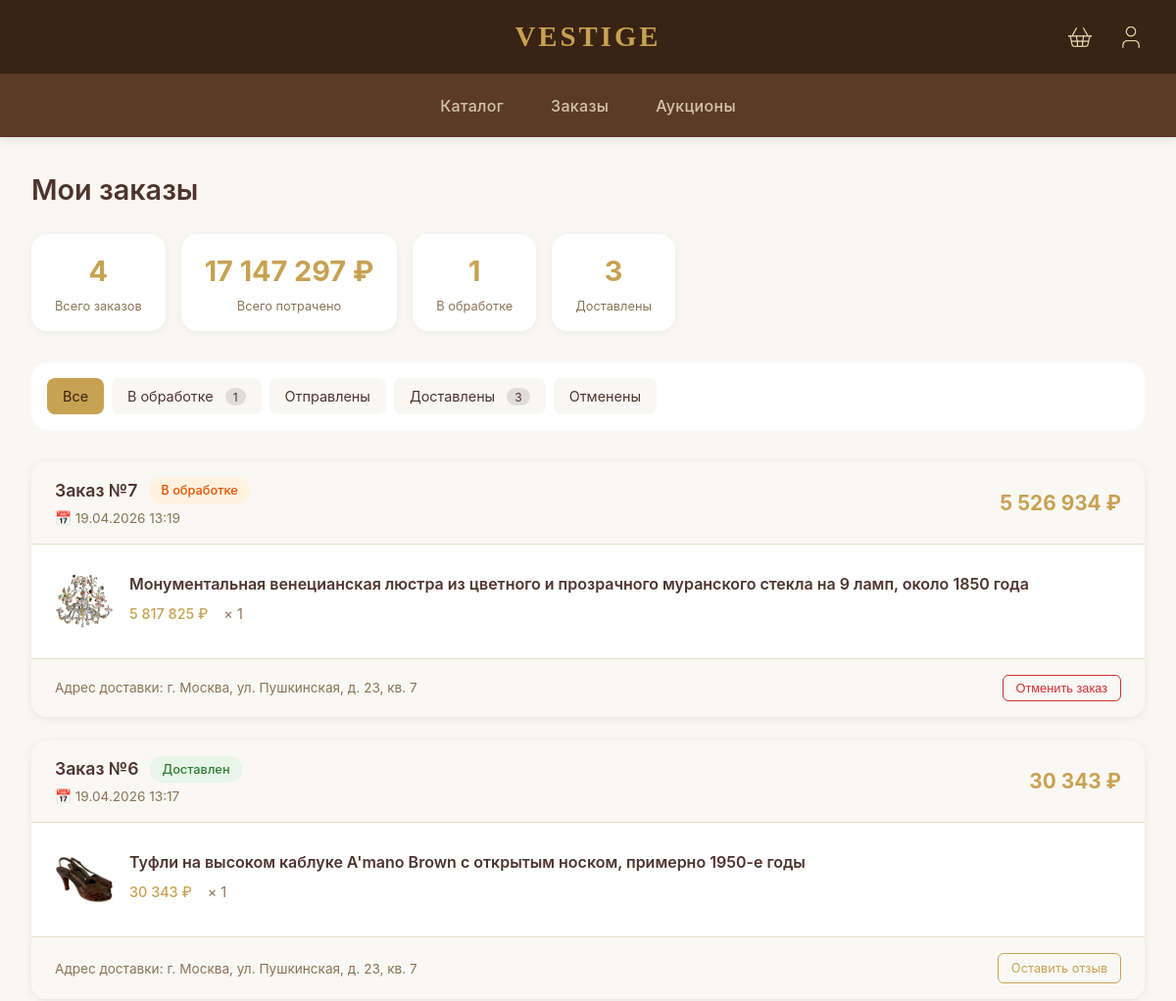
Page /orders/ (signed in, upper part) on the earlier database version.
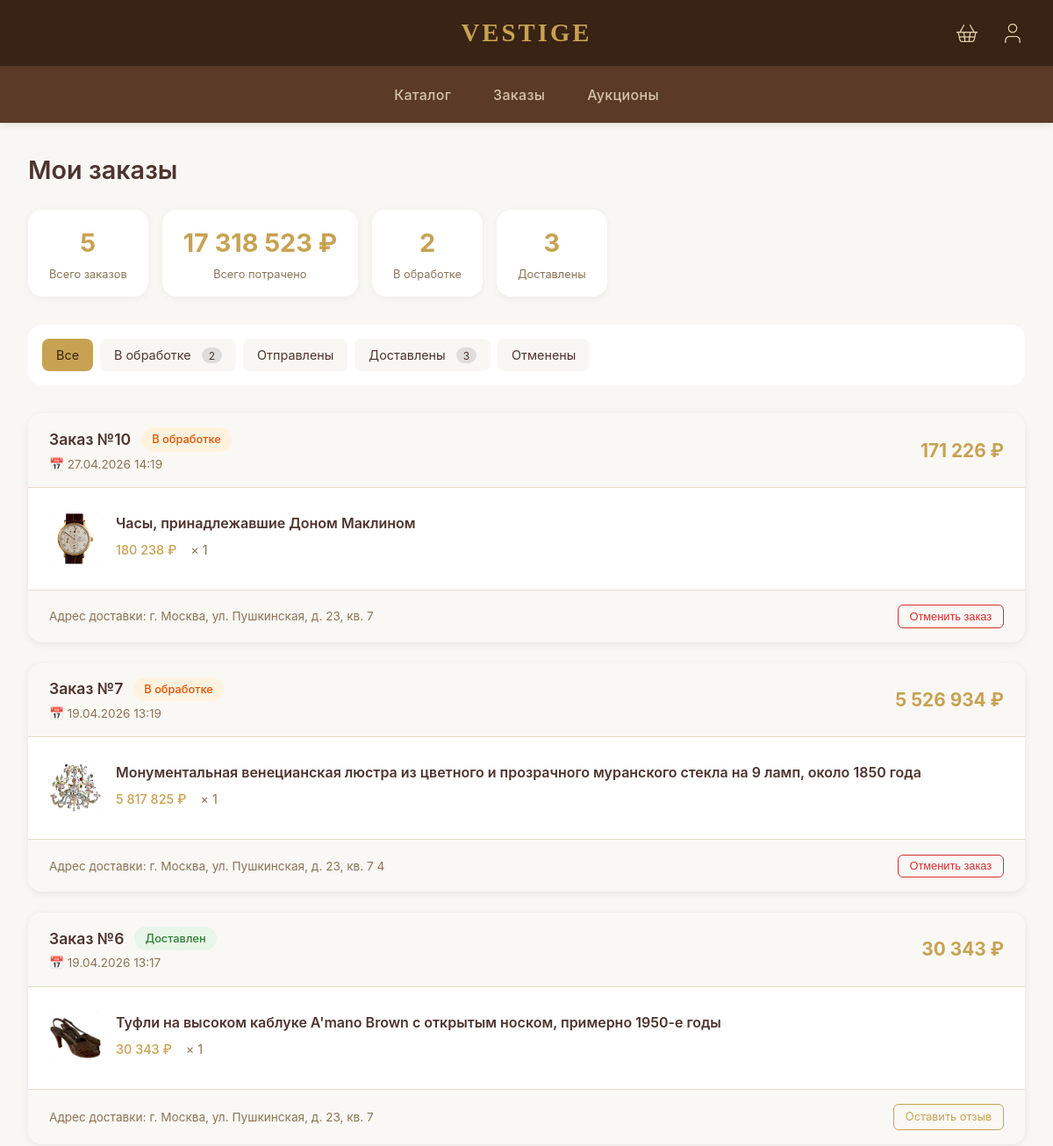
Same page on the later database version.
### core/models.py (models this page shows, shortened)
class Order(models.Model):
    class StatusChoices(models.TextChoices):
        PROCESSING = 'processing', 'В обработке'
        SHIPPED = 'shipped', 'Отправлен'
        DELIVERED = 'delivered', 'Доставлен'
        CANCELLED = 'cancelled', 'Отменён'
    user = models.ForeignKey(
        User,
        on_delete=models.CASCADE,
        related_name='orders',
        verbose_name='Пользователь'
    )
    status = models.CharField(
        max_length=20,
        choices=StatusChoices.choices,
        default=StatusChoices.PROCESSING,
        verbose_name='Статус'
    )
    total_price = models.DecimalField(max_digits=10, decimal_places=2, verbose_name='Общая стоимость')
    delivery_address = models.TextField(verbose_name='Адрес доставки')
    payment_method = models.CharField(max_length=20, verbose_name='Способ оплаты')
    created_at = models.DateTimeField(auto_now_add=True, verbose_name='Дата создания')
    updated_at = models.DateTimeField(auto_now=True, verbose_name='Дата обновления')
    items_m2m = models.ManyToManyField(
        'AntiqueItem',
        through='OrderItem',
        through_fields=('order', 'antique_item'),
        related_name='orders_m2m'
    )
    history = HistoricalRecords(verbose_name='История заказа')
    class Meta:
        verbose_name = 'Заказ'
        verbose_name_plural = 'Заказы'
        ordering = ['-created_at']

class OrderItem(models.Model):
    order = models.ForeignKey(
        Order,
        on_delete=models.CASCADE,
        related_name='items',
        verbose_name='Заказ'
    )
    antique_item = models.ForeignKey(
        AntiqueItem,
        on_delete=models.CASCADE,
        verbose_name='Антикварный предмет'
    )
    quantity = models.PositiveIntegerField(verbose_name='Количество')
    price_at_time = models.DecimalField(max_digits=10, decimal_places=2, verbose_name='Цена на момент заказа')
    class Meta:
        verbose_name = 'Элемент заказа'
        verbose_name_plural = 'Элементы заказа'

class AntiqueItem(models.Model):
    class ConditionChoices(models.TextChoices):
        EXCELLENT = 'excellent', 'Отличное'
        GOOD = 'good', 'Хорошее'
        RESTORED = 'restored', 'С реставрацией'
    name = models.TextField(verbose_name='Название')
    description = models.TextField(verbose_name='Описание')
    price = models.DecimalField(max_digits=10, decimal_places=2, verbose_name='Цена')
    category = models.ForeignKey(
        Category,
        on_delete=models.CASCADE,
        related_name='items',
        verbose_name='Категория'
    )
    additional_categories = models.ManyToManyField(
        Category,
        blank=True,
        related_name='additional_items',
        verbose_name='Дополнительные категории'
    )
    era = models.CharField(max_length=100, blank=True, verbose_name='Эпоха')
    condition = models.CharField(
        max_length=20,
        choices=ConditionChoices.choices,
        default=ConditionChoices.GOOD,
        verbose_name='Состояние'
    )
    stock = models.PositiveIntegerField(default=0, verbose_name='Остаток')
    image = models.ImageField(upload_to='items/', blank=True, null=True, verbose_name='Изображение')
    certificate_pdf = models.FileField(
        upload_to='certificates/',
        blank=True,
        null=True,
        verbose_name='Сертификат (PDF)'
    )
    video_review_url = models.URLField(blank=True, null=True, verbose_name='Ссылка на видеообзор')
    created_at = models.DateTimeField(auto_now_add=True, verbose_name='Дата создания')
    updated_at = models.DateTimeField(auto_now=True, verbose_name='Дата обновления')
    objects = models.Manager()
    available = AvailableItemManager()
    history = HistoricalRecords(verbose_name='История изменений')
    class Meta:
        verbose_name = 'Антикварный предмет'
        verbose_name_plural = 'Антикварные предметы'
        ordering = ['-created_at']

### core/views.py (the view)
# urls.py: path('orders/', views.user_orders_view, name='user_orders'),
def user_orders_view(request):
    user_id = request.session.get('user_id')
    if not user_id:
        return redirect('core:login')
    orders = Order.objects.filter(
        user_id=user_id
    ).select_related('user').prefetch_related(
        'items__antique_item'
    ).order_by('-created_at')
    total_orders = orders.count()
    total_spent = orders.aggregate(total=Sum('total_price'))['total'] or 0
    processing_count = orders.filter(status='processing').count()
    shipped_count = orders.filter(status='shipped').count()
    delivered_count = orders.filter(status='delivered').count()
    cancelled_count = orders.filter(status='cancelled').count()
    status_filter = request.GET.get('status', '')
    if status_filter and status_filter in ['processing', 'shipped', 'delivered', 'cancelled']:
        orders = orders.filter(status=status_filter)
    paginator = Paginator(orders, 10)
    page = request.GET.get('page', 1)
    try:
        page_orders = paginator.page(page)
    except PageNotAnInteger:
        page_orders = paginator.page(1)
    except EmptyPage:
        page_orders = paginator.page(paginator.num_pages)
    context = {
        'orders': page_orders,
        'total_orders': total_orders,
        'total_spent': total_spent,
        'processing_count': processing_count,
        'shipped_count': shipped_count,
        'delivered_count': delivered_count,
        'cancelled_count': cancelled_count,
        'current_status': status_filter,
        'is_authenticated': True,
    }
    return render(request, 'core/user_orders.html', context)

### core/context_processors.py (called while the page is built)
def user_context(request):
    return {
        'session_user': {
            'id': request.session.get('user_id'),
            'email': request.session.get('user_email'),
            'name': request.session.get('user_name'),
            'is_authenticated': request.session.get('user_id') is not None,
        }
    }

### core/templatetags/custom_tags.py (called while the page is built)
@register.filter
def currency(value):
    if value is None:
        return "0 ₽"
    try:
        return f"{float(value):,.0f} ₽".replace(",", " ")
    except (ValueError, TypeError):
        return f"{value} ₽"

@register.filter
def multiply(value, arg):
    try:
        return float(value) * float(arg)
    except (ValueError, TypeError):
        return 0

### core/templates/core/user_orders.html (shortened to what this page needs)
{% extends 'core/base.html' %}
{% load custom_tags %}
{% block content %}
<div class="container">
    <div class="orders-header">
        <h1 class="section-title">Мои заказы</h1>
        <div class="orders-stats">
            <div class="stat-card">
                <div class="stat-value">{{ total_orders }}</div>
                <div class="stat-label">Всего заказов</div>
            </div>
            <div class="stat-card">
                <div class="stat-value">{{ total_spent|currency }}</div>
                <div class="stat-label">Всего потрачено</div>
            </div>
            {% if processing_count > 0 %}
            <div class="stat-card stat-processing">
                <div class="stat-value">{{ processing_count }}</div>
                <div class="stat-label">В обработке</div>
            </div>
            {% endif %}
            {% if delivered_count > 0 %}
            <div class="stat-card stat-delivered">
                <div class="stat-value">{{ delivered_count }}</div>
                <div class="stat-label">Доставлены</div>
            </div>
            {% endif %}
        </div>
    </div>
    <div class="orders-filters">
        <div class="filter-buttons">
            <a href="{% url 'core:user_orders' %}"
               class="filter-btn {% if not current_status %}active{% endif %}">
                Все
            </a>
            <a href="?status=processing"
               class="filter-btn {% if current_status == 'processing' %}active{% endif %}">
                В обработке
                {% if processing_count > 0 %}
                <span class="badge">{{ processing_count }}</span>
                {% endif %}
            </a>
            <a href="?status=shipped"
               class="filter-btn {% if current_status == 'shipped' %}active{% endif %}">
                Отправлены
            </a>
            <a href="?status=delivered"
               class="filter-btn {% if current_status == 'delivered' %}active{% endif %}">
                Доставлены
                {% if delivered_count > 0 %}
                <span class="badge">{{ delivered_count }}</span>
                {% endif %}
            </a>
            <a href="?status=cancelled"
               class="filter-btn {% if current_status == 'cancelled' %}active{% endif %}">
                Отменены
            </a>
        </div>
    </div>
    {% if orders %}
        <div class="orders-list">
            {% for order in orders %}
            <div class="order-card" data-order-id="{{ order.id }}">
                <div class="order-header">
                    <div class="order-info">
                        <div class="order-number">
                            Заказ №{{ order.id }}
                            <span class="order-status order-status-{{ order.status }}">
                                {{ order.get_status_display }}
                            </span>
                        </div>
                        <div class="order-date">
                            📅 {{ order.created_at|date:"d.m.Y H:i" }}
                        </div>
                    </div>
                    <div class="order-total">
                        {{ order.total_price|currency }}
                    </div>
                </div>
                <div class="order-items">
                    {% for item in order.items.all %}
                    <div class="order-item">
                        <div class="order-item-image">
                            {% if item.antique_item.image %}
                                <img src="{{ item.antique_item.image.url }}" alt="{{ item.antique_item.name }}">
                            {% else %}
                                <div class="no-image">📷</div>
                            {% endif %}
                        </div>
                        <div class="order-item-details">
                            <a href="{% url 'core:item_detail' item.antique_item.id %}" class="order-item-title">
                                {{ item.antique_item.name }}
                            </a>
                            <div class="order-item-meta">
                                <span class="item-price">{{ item.price_at_time|currency }}</span>
                                <span class="item-quantity">× {{ item.quantity }}</span>
                            </div>
                        </div>
                    </div>
                    {% endfor %}
                </div>
                <div class="order-footer">
                    <div class="delivery-address">
                        Адрес доставки: {{ order.delivery_address }}
                    </div>
                    <div class="order-actions">
                        {% if order.status == 'processing' %}
                            <form method="post" action="{% url 'core:cancel_order' order.id %}"
                                  class="cancel-form" style="display: inline;">
                                <button type="submit" class="btn-outline-small cancel-btn"
                                        onclick="return confirm('Вы уверены, что хотите отменить заказ №{{ order.id }}?')">
                                    Отменить заказ
                                </button>
                            </form>
                        {% endif %}
                        {% if order.status == 'delivered' %}
                            <a href="#" class="btn-outline-small review-btn"
                               data-order-id="{{ order.id }}">
                                Оставить отзыв
                            </a>
                        {% endif %}
                    </div>
                </div>
            </div>
            {% endfor %}
        </div>
    {% endif %}
</div>
{% endblock %}

### core/templates/core/base.html (shortened to what this page needs)
<!DOCTYPE html>
<html lang="ru">
<head>
</head>
<body>
    <header class="header" role="banner">
        <div class="header-top">
            <div class="header-top-container">
                <div class="header-center">
                    <a href="{% url 'core:home' %}" class="logo">VESTIGE</a>
                </div>
                <div class="header-right">
                    <a href="{% url 'core:cart' %}" class="icon-link cart-link">
                        <img src="/static/icons/cart.png" alt="" class="header-icon">
                    </a>
                    {% if session_user.is_authenticated %}
                        <a href="{% url 'core:profile' %}" class="icon-link">
                            <img src="/static/icons/user.png" alt="" class="header-icon">
                        </a>
                    {% endif %}
                </div>
            </div>
        </div>
        <div class="header-bottom">
            <nav class="nav-links" role="navigation" aria-label="Основное меню">
                <a href="{% url 'core:catalog' %}">Каталог</a>
                {% if session_user.is_authenticated %}
                    <a href="{% url 'core:user_orders' %}">Заказы</a>
                {% endif %}
                <a href="{% url 'core:auctions' %}">Аукционы</a>
            </nav>
        </div>
    </header>
    <main id="main-content" role="main" tabindex="-1">
        {% block content %}{% endblock %}
    </main>
</body>
</html>

### core/templates/core/base.html (style rules this page uses)
* { margin: 0; padding: 0; box-sizing: border-box; }
:root { --bg-light: #f9f7f4; --bg-dark: #382314; --text-dark: #4E342E; --text-light: #f9f7f4; --gold: #C7A252; --gold-dark: #A8883A; --border-light: #E8DCC8; --card-bg: #FFFFFF; --nav-link-color: #D4C5A9; --nav-link-hover: #C7A252; --focus-ring: 0 0 0 3px rgba(199, 162, 82, 0.5); }
body { font-family: 'Inter', -apple-system, BlinkMacSystemFont, 'Segoe UI', Roboto, sans-serif; background-color: #f9f7f4; color: #4E342E; line-height: 1.5; }
.header { background-color: var(--bg-dark); position: sticky; top: 0; z-index: 100; box-shadow: 0 2px 10px rgba(0,0,0,0.1); }
.header-top { padding: 1rem 2rem; border-bottom: 1px solid rgba(255,255,255,0.1); }
.header-top-container { max-width: 1280px; margin: 0 auto; display: grid; grid-template-columns: 1fr auto 1fr; align-items: center; }
.header-center { text-align: center; }
.header-right { text-align: right; display: flex; justify-content: flex-end; gap: 1.5rem; }
.header-bottom { padding: 0.75rem 2rem; background-color: #5C3A28; display: flex; justify-content: center; }
.logo { font-size: 1.8rem; font-weight: 700; color: var(--gold); text-decoration: none; letter-spacing: 0.1875rem; font-family: 'Georgia', 'Times New Roman', serif; text-transform: uppercase; transition: color 0.2s; display: inline-block; }
.icon-link { position: relative; display: inline-flex; align-items: center; text-decoration: none; }
.header-icon { width: 28px; height: 28px; transition: opacity 0.2s; }
.nav-links { display: flex; gap: 3rem; align-items: center; justify-content: center; flex-wrap: wrap; }
.nav-links a { color: var(--nav-link-color); text-decoration: none; font-weight: 500; font-size: 1rem; transition: color 0.2s; padding: 0.5rem 0; letter-spacing: 0.3px; }
.container { max-width: 1280px; margin: 0 auto; padding: 2rem; }
.section-title { font-size: 1.8rem; margin-bottom: 1.5rem; font-weight: 600; display: flex; align-items: center; gap: 0.5rem; flex-wrap: wrap; }
.order-status-processing { background: #FFF3E0; color: #E65100; }
.order-status-delivered { background: #E8F5E9; color: #2E7D32; }
.order-status { padding: 0.25rem 0.75rem; border-radius: 1.25rem; font-size: 0.8rem; font-weight: 500; display: inline-block; }

Differences in the rows shown:
added Order: id "10", status "В обработке", created_at "27.04.2026 14:19", total_price "171 226 ₽", delivery_address "г. Москва, ул. Пушкинская, д. 23, кв. 7"
added OrderItem: antique_item.image (picture), antique_item.name "Часы, принадлежавшие Доном Маклином", price_at_time "180 238 ₽", quantity "1", shown under "10"
changed Order id 7: delivery_address "г. Москва, ул. Пушкинская, д. 23, кв. 7" → "г. Москва, ул. Пушкинская, д. 23, кв. 7 4"
Other differences:
{{ total_orders }}: "4" → "5"
{{ total_spent|currency }}: "17 147 297 ₽" → "17 318 523 ₽"
{{ processing_count }}: "1" → "2"
